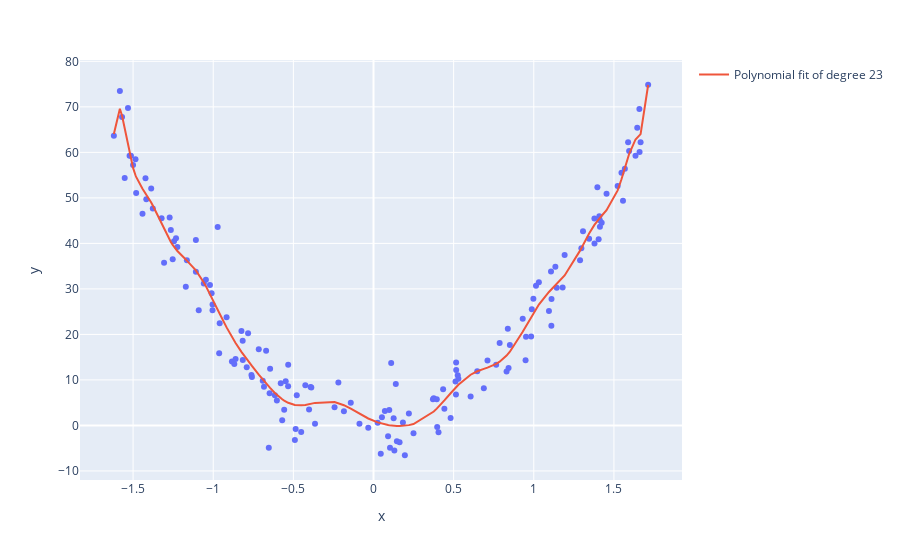

This figure's notebook cell:
### Code cell
fig = px.scatter(x = X_train_sort.flatten(), y = y_train[sort_idx])
fig.add_trace(go.Scatter(x = X_train_sort.flatten(), y = y_pred_train_sort, mode="lines", name="Polynomial fit of degree 23"))
fig.show()

### Figure 1 — Plotly figure (JSON) as saved in the notebook; plotly's stock layout.template omitted (floating-point values rounded to 4 significant figures; data arrays with more than 128 entries replaced by an {"elided": "..."} marker saying what was removed)
{"data": [{"hovertemplate": "x=%{x}<br>y=%{y}<extra></extra>", "legendgroup": "", "marker": {"color": "#636efa", "symbol": "circle"}, "mode": "markers", "name": "", "orientation": "v", "showlegend": false, "type": "scatter", "x": {"elided": "160 float values"}, "xaxis": "x", "y": {"elided": "160 float values"}, "yaxis": "y"}, {"mode": "lines", "name": "Polynomial fit of degree 23", "type": "scatter", "x": {"elided": "160 float values"}, "y": {"elided": "160 float values"}}], "layout": {"legend": {"tracegroupgap": 0}, "margin": {"t": 60}, "xaxis": {"anchor": "y", "domain": [0, 1], "title": {"text": "x"}}, "yaxis": {"anchor": "x", "domain": [0, 1], "title": {"text": "y"}}}}
